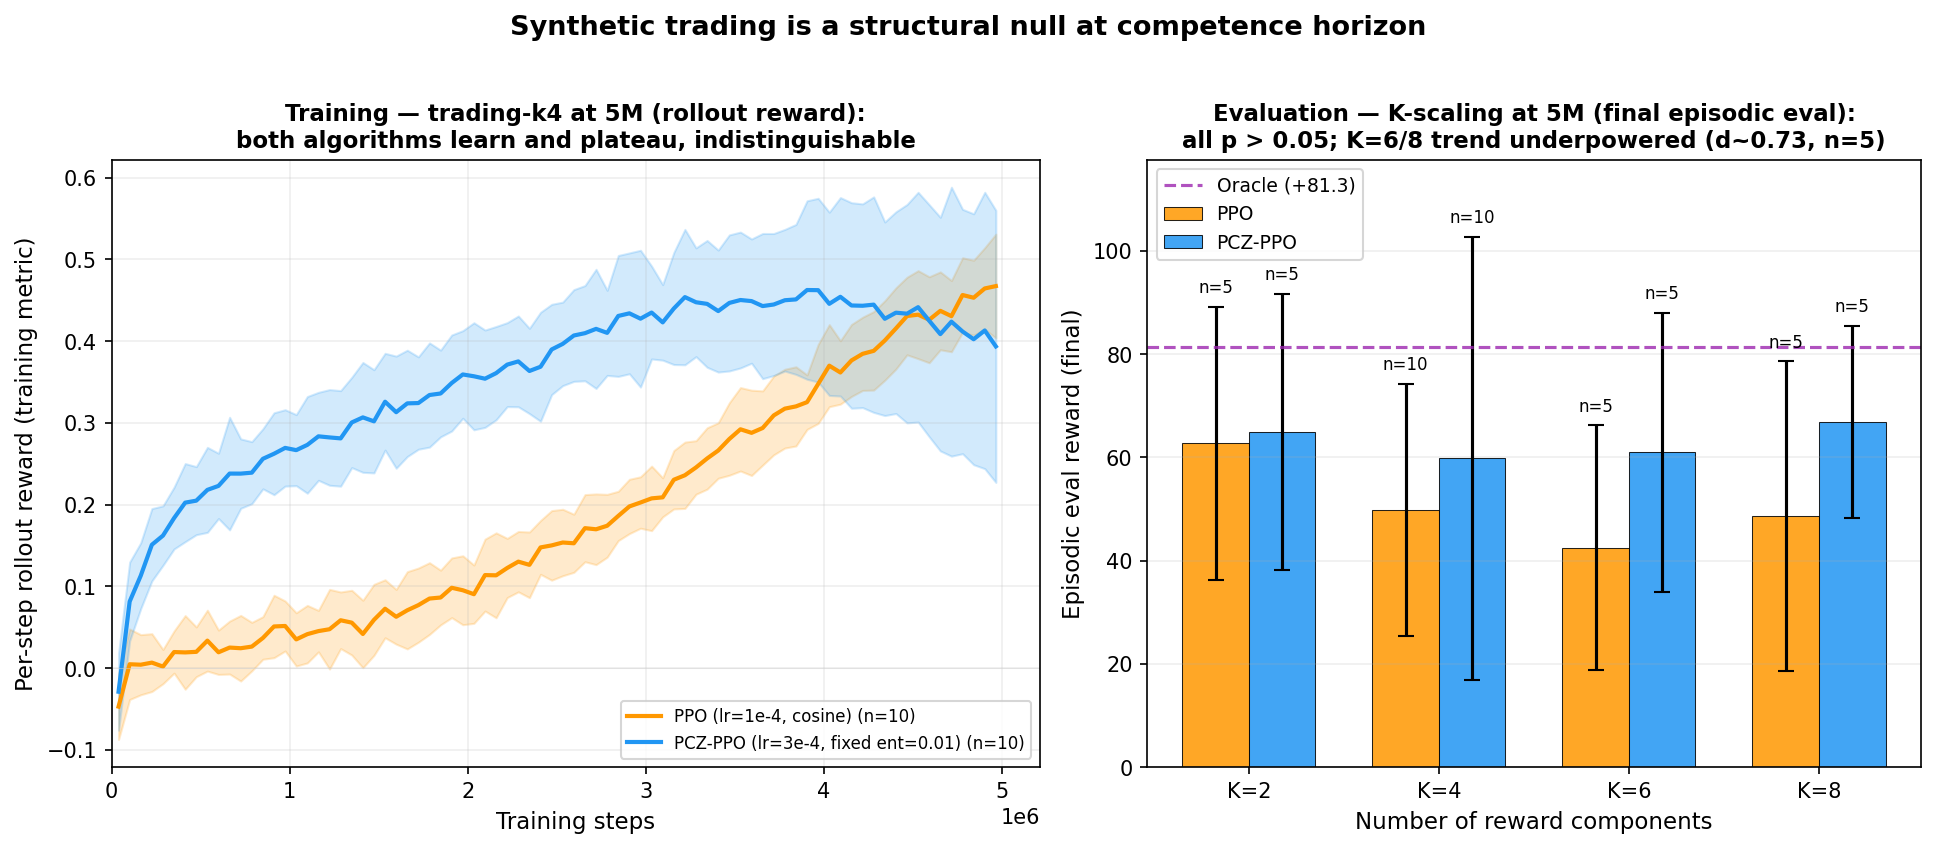

The script that saved this image:
"""Generate synthetic-trading figure for App.D.3.

Two panels documenting the structural null at competence horizon:

  Left:  trading-k4 5M learning curves — PCZ-PPO and PPO at best HPs per
         algorithm (PPO: lr=1e-4 cosine 0.1->0.01; PCZ: lr=3e-4 fixed ent=0.01),
         seeds 42-51 (n=10). Oracle (+81.3) and 80%-of-oracle competence
         threshold (+65) marked. Visualises that both algorithms learn
         monotonically and plateau short of competence.

  Right: K-scaling at 5M — bar chart of final eval mean +- std for PCZ-PPO
         and PPO at K in {2,4,6,8}. K=4 at n=10 (Stage 2); K=2/6/8 at n=5
         (Stage 3 K-scaling extension). Oracle reference line.

Net visual story: trading is a structural null at competence; both algorithms
plateau below the 80%-of-oracle threshold; the K=6/8 directional gap is
visually consistent with the d~0.73 underpowered trend disclosed in
App.D.3 prose.

Reads from results.csv (final means) and parquet metrics (curves).

Usage:
    cd /workspace && uv run python artifacts/pcz-ppo/paper/fig_trading.py
"""

import argparse
import os
import sys
from pathlib import Path

import matplotlib

matplotlib.use("Agg")
import matplotlib.pyplot as plt
import numpy as np
import pandas as pd
import pyarrow.parquet as pq

sys.path.insert(0, str(Path(__file__).parent))
from fig_data import METRICS_DIR, load_results, query

INPUTS = [
    "../data/results.csv",
    "../data/metrics/*_torchrl-pcz-ppo-running_trading-k*_*.parquet",
    "../data/metrics/*_torchrl-ppo_trading-k*_*.parquet",
]
UNITS = "rollout-per-step,eval-mean-final"  # Layer 4: declared metric (rollout/eval/ratio/etc.)
MIXED_UNITS_ACKNOWLEDGED = True  # Layer 4: figure mixes multiple metrics in one panel; caption explains the difference
OUTPUTS = ["fig_trading.pdf", "fig_trading.png"]

PCZ_COLOR = "#2196F3"
PPO_COLOR = "#FF9800"
ORACLE_COLOR = "#9C27B0"
ORACLE_VALUE = 81.3
COMPETENCE_THRESHOLD = 0.80 * ORACLE_VALUE  # 65.04


def load_curves_for_trading(
    algorithm: str,
    env: str,
    total_timesteps: int,
    learning_rate: str,
    ent_coef_schedule: str,
    ent_coef: str | None = None,
    seeds: list[int] | None = None,
    metric: str = "rollout/reward_mean",
) -> list[dict]:
    """Load parquet curves with HP filters specific to trading TV1.7.2 / TV1.7.3 runs.

    Trading runs use non-canonical HPs (per Stage 1 sweep): PPO lr=1e-4 cosine,
    PCZ lr=3e-4 fixed ent=0.01. The standard ``load_parquet_curves`` filter API
    handles ent_coef_schedule but not ent_coef, so we duplicate the loader here
    with the extra filter.
    """
    rows = load_results()
    matching = []
    for r in rows:
        if r["algorithm"] != algorithm:
            continue
        if r["env"] != env:
            continue
        if r["total_timesteps"] != str(total_timesteps):
            continue
        if r.get("learning_rate", "") != learning_rate:
            continue
        if r.get("ent_coef_schedule", "") != ent_coef_schedule:
            continue
        if ent_coef is not None and r.get("ent_coef", "") != ent_coef:
            continue
        if seeds is not None and int(r["seed"]) not in seeds:
            continue
        if r.get("eval_mean", "") in ("", "nan", None):
            continue
        matching.append(r)

    by_seed: dict[str, dict] = {}
    for r in sorted(matching, key=lambda x: x.get("date", "")):
        by_seed[r["seed"]] = r  # chrono-latest per seed
    matching = list(by_seed.values())

    curves = []
    for row in matching:
        run_id = row["run_id"]
        seed = int(row["seed"])
        for fname in os.listdir(METRICS_DIR):
            if fname.startswith(run_id) and fname.endswith(".parquet"):
                df = pq.read_table(str(METRICS_DIR / fname)).to_pandas()
                metric_df = df[df["metric"] == metric].sort_values("step")
                if not metric_df.empty:
                    curves.append(
                        {
                            "seed": seed,
                            "steps": metric_df["step"].values,
                            "values": metric_df["value"].values,
                        }
                    )
                break
    return curves


def plot_curves(ax, curves: list[dict], label: str, color: str, n_bins: int = 80):
    if not curves:
        ax.text(0.5, 0.5, f"No data for {label}", transform=ax.transAxes, ha="center", fontsize=10)
        return

    dfs = []
    for c in curves:
        dfs.append(pd.DataFrame({"step": c["steps"], "reward": c["values"], "seed": c["seed"]}))
    df = pd.concat(dfs, ignore_index=True)

    step_min, step_max = df["step"].min(), df["step"].max()
    bins = np.linspace(step_min, step_max, n_bins + 1)
    df["step_bin"] = pd.cut(df["step"], bins=bins, labels=False, include_lowest=True)
    bin_centers = 0.5 * (bins[:-1] + bins[1:])

    grouped = df.groupby("step_bin")["reward"].agg(["mean", "std"]).reset_index()
    grouped["std"] = grouped["std"].fillna(0)
    grouped["step"] = bin_centers[grouped["step_bin"].astype(int)]

    ax.plot(grouped["step"], grouped["mean"], color=color, label=f"{label} (n={len(curves)})", linewidth=2)
    ax.fill_between(
        grouped["step"],
        grouped["mean"] - grouped["std"],
        grouped["mean"] + grouped["std"],
        alpha=0.2,
        color=color,
    )


def panel_left_curves(ax) -> None:
    """trading-k4 5M learning curves at best HPs per algorithm.

    Plots ``rollout/reward_mean`` (per-step mean reward during training rollouts;
    raw/un-normalized). Different units from the right panel's episodic
    ``eval/mean_reward`` because the trading env has variable-length episodes
    (max 4000 steps, typically much shorter); per-episode eval is logged once
    post-training, so the time-series view requires per-step rollout. The
    visual story is identical: both algorithms learn monotonically, then
    plateau --- with PPO and PCZ-PPO indistinguishable throughout.
    """
    pcz_curves = load_curves_for_trading(
        "torchrl-pcz-ppo-running",
        "trading-k4",
        5_000_000,
        learning_rate="0.0003",
        ent_coef_schedule="",
        ent_coef="0.01",
        seeds=list(range(42, 52)),
    )
    ppo_curves = load_curves_for_trading(
        "torchrl-ppo",
        "trading-k4",
        5_000_000,
        learning_rate="0.0001",
        ent_coef_schedule="0.1:0.01",
        seeds=list(range(42, 52)),
    )

    plot_curves(ax, ppo_curves, "PPO (lr=1e-4, cosine)", PPO_COLOR)
    plot_curves(ax, pcz_curves, "PCZ-PPO (lr=3e-4, fixed ent=0.01)", PCZ_COLOR)

    ax.axhline(y=0, color="lightgray", linestyle="-", linewidth=0.5, alpha=0.5)

    ax.set_xlabel("Training steps", fontsize=11)
    ax.set_ylabel("Per-step rollout reward (training metric)", fontsize=11)
    ax.set_title(
        "Training — trading-k4 at 5M (rollout reward):\nboth algorithms learn and plateau, indistinguishable",
        fontsize=11,
        fontweight="bold",
    )
    ax.legend(fontsize=8, loc="lower right")
    ax.grid(True, alpha=0.2)
    ax.set_xlim(left=0)


def panel_right_kscaling(ax) -> None:
    """K-scaling at 5M: bar chart with oracle line."""
    rows = load_results()
    K_values = [2, 4, 6, 8]
    pcz_means, pcz_stds, pcz_ns = [], [], []
    ppo_means, ppo_stds, ppo_ns = [], [], []

    for k in K_values:
        env = f"trading-k{k}"
        # PCZ at lr=3e-4 fixed ent=0.01
        pcz = query(
            rows,
            algorithm="torchrl-pcz-ppo-running",
            env=env,
            total_timesteps=5_000_000,
        )
        # PPO at lr=1e-4 cosine
        ppo = query(
            rows,
            algorithm="torchrl-ppo",
            env=env,
            total_timesteps=5_000_000,
        )
        pcz_means.append(pcz["mean"])
        pcz_stds.append(pcz["std"])
        pcz_ns.append(pcz["seeds"])
        ppo_means.append(ppo["mean"])
        ppo_stds.append(ppo["std"])
        ppo_ns.append(ppo["seeds"])

    x = np.arange(len(K_values))
    width = 0.35

    ax.bar(
        x - width / 2,
        ppo_means,
        width,
        yerr=ppo_stds,
        color=PPO_COLOR,
        alpha=0.85,
        capsize=4,
        edgecolor="black",
        linewidth=0.5,
        label="PPO",
    )
    ax.bar(
        x + width / 2,
        pcz_means,
        width,
        yerr=pcz_stds,
        color=PCZ_COLOR,
        alpha=0.85,
        capsize=4,
        edgecolor="black",
        linewidth=0.5,
        label="PCZ-PPO",
    )

    # Annotate n on each bar
    for i, (m, s, n) in enumerate(zip(ppo_means, ppo_stds, ppo_ns)):
        ax.text(x[i] - width / 2, m + s + 2, f"n={n}", ha="center", va="bottom", fontsize=8)
    for i, (m, s, n) in enumerate(zip(pcz_means, pcz_stds, pcz_ns)):
        ax.text(x[i] + width / 2, m + s + 2, f"n={n}", ha="center", va="bottom", fontsize=8)

    ax.axhline(
        y=ORACLE_VALUE,
        color=ORACLE_COLOR,
        linestyle="--",
        linewidth=1.5,
        alpha=0.8,
        label=f"Oracle (+{ORACLE_VALUE:.1f})",
    )
    ax.axhline(y=0, color="lightgray", linestyle="-", linewidth=0.5, alpha=0.5)

    ax.set_xticks(x)
    ax.set_xticklabels([f"K={k}" for k in K_values])
    ax.set_xlabel("Number of reward components", fontsize=11)
    ax.set_ylabel("Episodic eval reward (final)", fontsize=11)
    ax.set_title(
        "Evaluation — K-scaling at 5M (final episodic eval):\nall p > 0.05; K=6/8 trend underpowered (d~0.73, n=5)",
        fontsize=11,
        fontweight="bold",
    )
    ax.legend(fontsize=9, loc="upper left")
    ax.grid(True, alpha=0.2, axis="y")
    # Adaptive top: ensure clearance above the tallest bar+std AND above the
    # oracle reference line, plus 15 units for the "n=N" annotation. Avoids
    # the K=4 PCZ "n=10" label from touching the bounding box (the previous
    # hardcoded ORACLE_VALUE + 25 left only ~2 units of clearance).
    max_top = max(m + s for m, s in zip(pcz_means + ppo_means, pcz_stds + ppo_stds))
    ax.set_ylim(bottom=0, top=max(max_top, ORACLE_VALUE) + 15)


def main():
    parser = argparse.ArgumentParser()
    parser.add_argument("--output", default=str(Path(__file__).parent / "fig_trading.pdf"))
    args = parser.parse_args()

    fig, axes = plt.subplots(1, 2, figsize=(13, 5.5), gridspec_kw={"width_ratios": [1.2, 1]})
    panel_left_curves(axes[0])
    panel_right_kscaling(axes[1])
    fig.suptitle(
        "Synthetic trading is a structural null at competence horizon",
        fontsize=13,
        fontweight="bold",
        y=1.02,
    )
    plt.tight_layout()
    plt.savefig(args.output, dpi=300, bbox_inches="tight")
    plt.savefig(args.output.replace(".pdf", ".png"), dpi=150, bbox_inches="tight")
    print(f"Saved: {args.output}")


if __name__ == "__main__":
    main()
